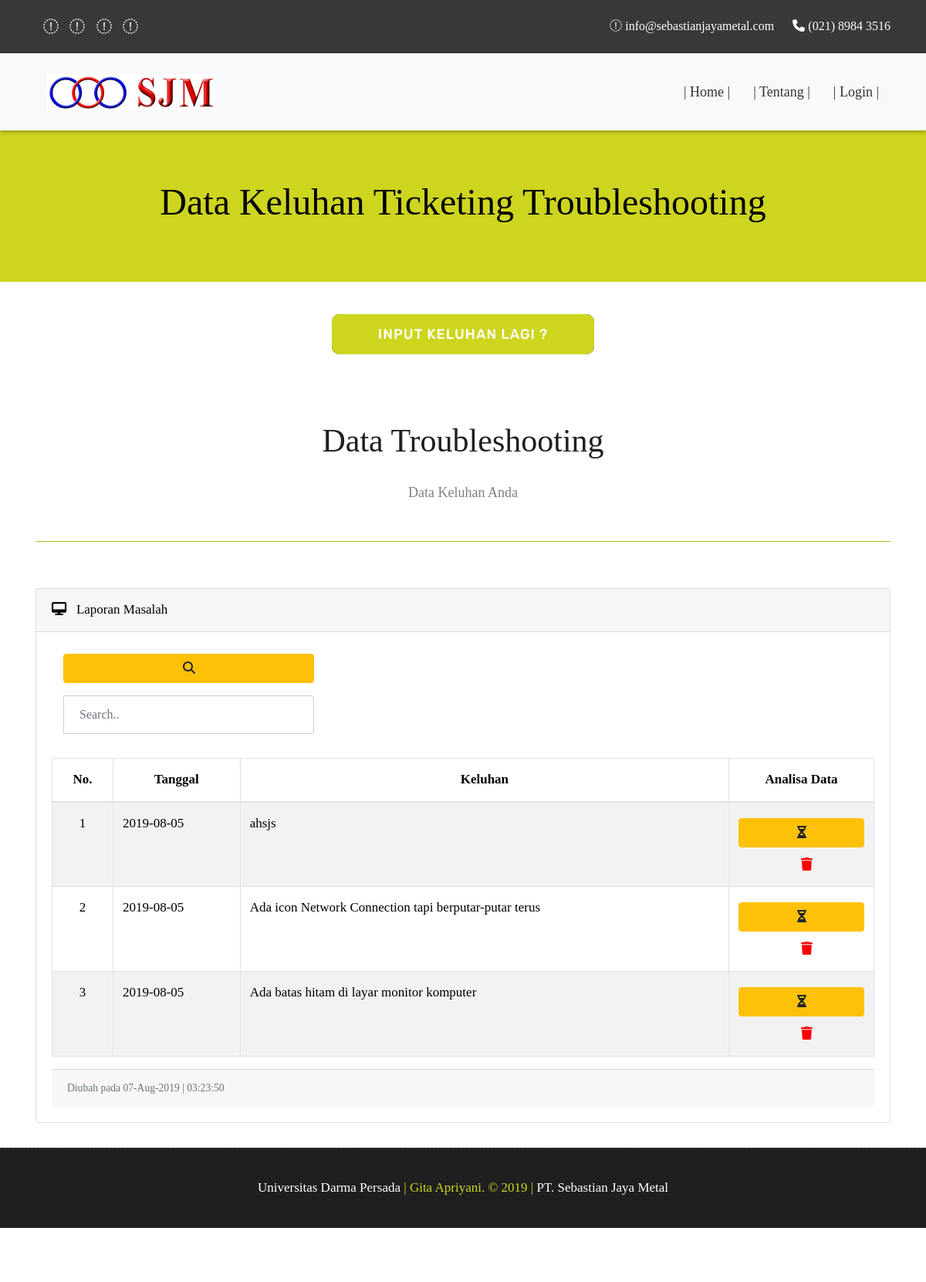
The page /index.php?halaman=DataKeluhan on the database as committed earlier.
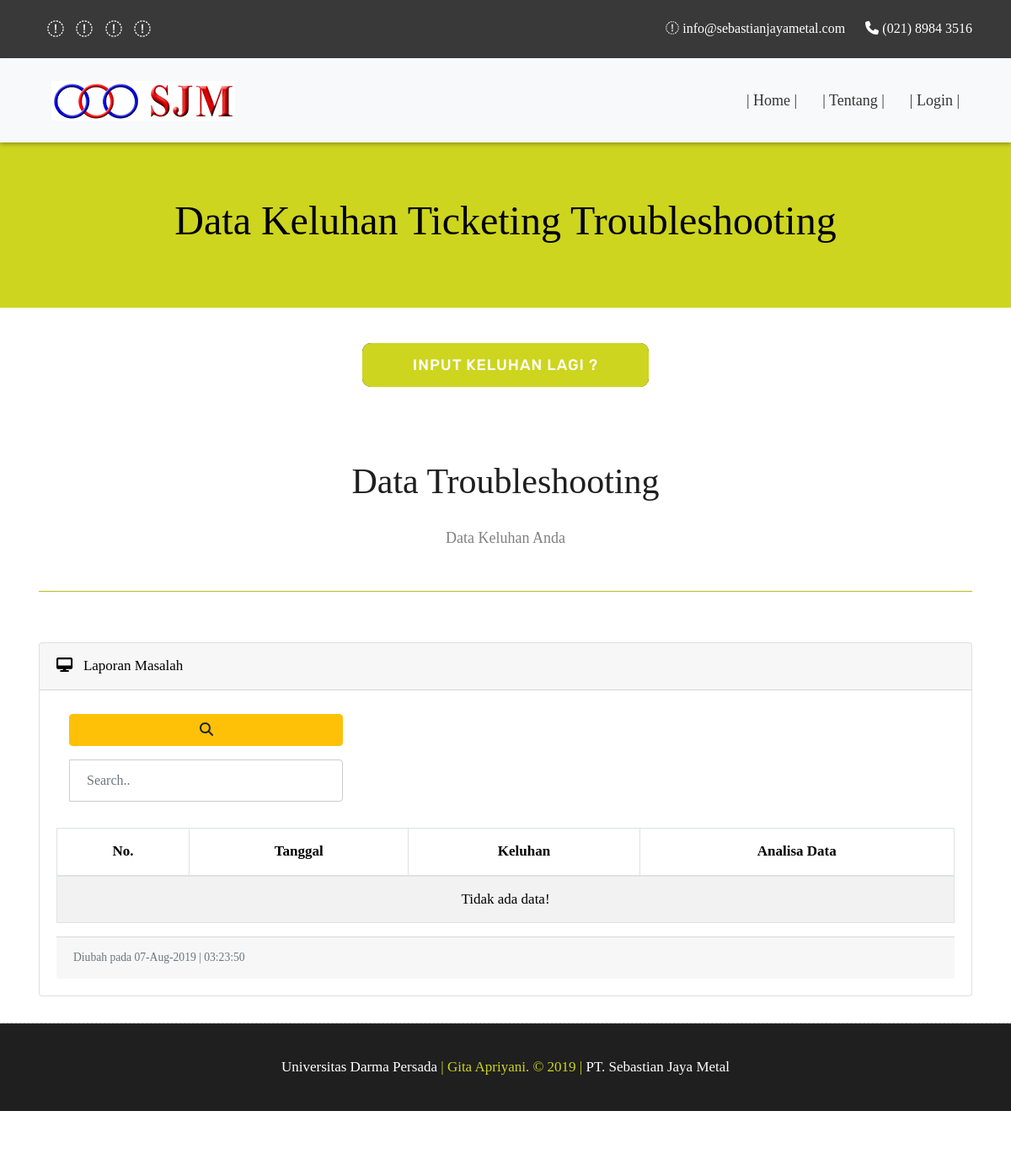
The same page on the database as committed later.
### tables this page shows
CREATE TABLE IF NOT EXISTS `tbl_datauji` (
  `id_datauji` int(20) NOT NULL AUTO_INCREMENT,
  `username` varchar(30) NOT NULL,
  `keluhan` text NOT NULL,
  `normalisasi` text NOT NULL,
  `perangkat` varchar(30) NOT NULL,
  `penanganan` text NOT NULL,
  `tanggal` varchar(25) NOT NULL,
  `flag` int(1) NOT NULL,
  `berhasil` int(1) NOT NULL,
  PRIMARY KEY (`id_datauji`)
);

### data-keluhan.php (the view, shortened to what this page needs)
 	<div class="jumbotron jumbotron-fluid" style="background-color:#cdd51f;">
	<div class="row">
		<div class="col-12">
			<center>
          <div class="animasi-teks">
				<h1 style="color: black; font-size: 48px;">Data Keluhan Ticketing Troubleshooting</h1>
          </div>
			</center>
		</div>
	</div>
</div>
<div class="message-box" align="center">
  <a href="keluhan.php" class="btn11"><span>Input Keluhan Lagi ?</span><div class="transition"></div></a>
</div>
  <div id="about" class="section wb">
      <div class="container">
              <div class="section-title text-center">
                  <h3>Data Troubleshooting</h3>
                  <p><font color="gray">Data Keluhan Anda </font></p><br><hr style="background-color: #cdd51f;">
              </div>
      <div class="card mb-3">
        <div class="card-header" style="color:black;">
          <i class="fa fa-desktop"></i>
          &nbsp;&nbsp;Laporan Masalah</div>
        <div class="card-body">
          <div class="table-responsive" style="color:black;">
            <div class="table-responsive" style="color: black;">
              <div class="col-sm-4">
                <div class="input-group">
                  <button type='button' class='btn btn-warning'><i class="fa fa-search"></i></button>
                  <input class="form-control" id="myInput" type="text" placeholder="Search..">
                </div>
              </div><br>
              <table class="table table-striped table-bordered" width="100%" cellspacing="0">
                  <thead>
                      <tr>
                          <th><center>No.</center></th>
                          <th><center>Tanggal</center></th>
                          <th><center>Keluhan</center></th>
                          <th><center>Analisa Data</center></th>
                      </tr>
                  </thead>
                  <tbody id="myTable">
                    <?php
                    $no = 1;
                    include 'config/koneksi.php';
                    $query = mysqli_query($konek, "SELECT * FROM tbl_datauji WHERE berhasil = '0' AND flag='0' ORDER BY id_datauji DESC") or die(mysqli_error());
                      if(mysqli_num_rows($query) == 0){
                        echo '<tr><td colspan="14" align="center">Tidak ada data!</td></tr>';
                      }
                      else{
                        while ($data = mysqli_fetch_array($query)) {
                          ?>
                      <tr>
                          <td><center><?php echo $no++; ?></center></td>
                          <td><?php echo $data['tanggal']; ?></td>
                          <td><?php echo $data['keluhan']; ?></td>
                          <td><center>
                            <a href='?halaman=hitungin&gen=ok' title="Lihat Penanganan"><button type='button' class='btn btn-warning'><span class='fa fa-hourglass-half'></span></button></a>&nbsp;&nbsp;
                            <a href="config/delete_keluhan.php?id=<?php echo $data['id_datauji'];?>" title="Hapus Data" onclick="return confirm('Hapus Data ini?');"><span class="fa fa-trash" style="color:red;"></span></a></center>
                          </td>
                      </tr>
                        <?php
                      }
                      }
                      ?>
                  </tbody>
              </table>
          </div>
        </div>
        <div class="card-footer small text-muted">Diubah pada <?php echo date("d-M-Y | H:i:s"); ?></div>
      </div>
    </div>
  </div>

Rows that differ between the two databases and show on the page:
removed tbl_datauji: tanggal "2019-08-05", keluhan "ahsjs"
no longer on this page (row edited): tbl_datauji: tanggal "2019-08-05", keluhan "Ada icon Network Connection tapi berputar-putar terus"
no longer on this page (row edited): tbl_datauji: tanggal "2019-08-05", keluhan "Ada batas hitam di layar monitor komputer"
Other text that changed with them:
text now shown: "Tidak ada data!"
